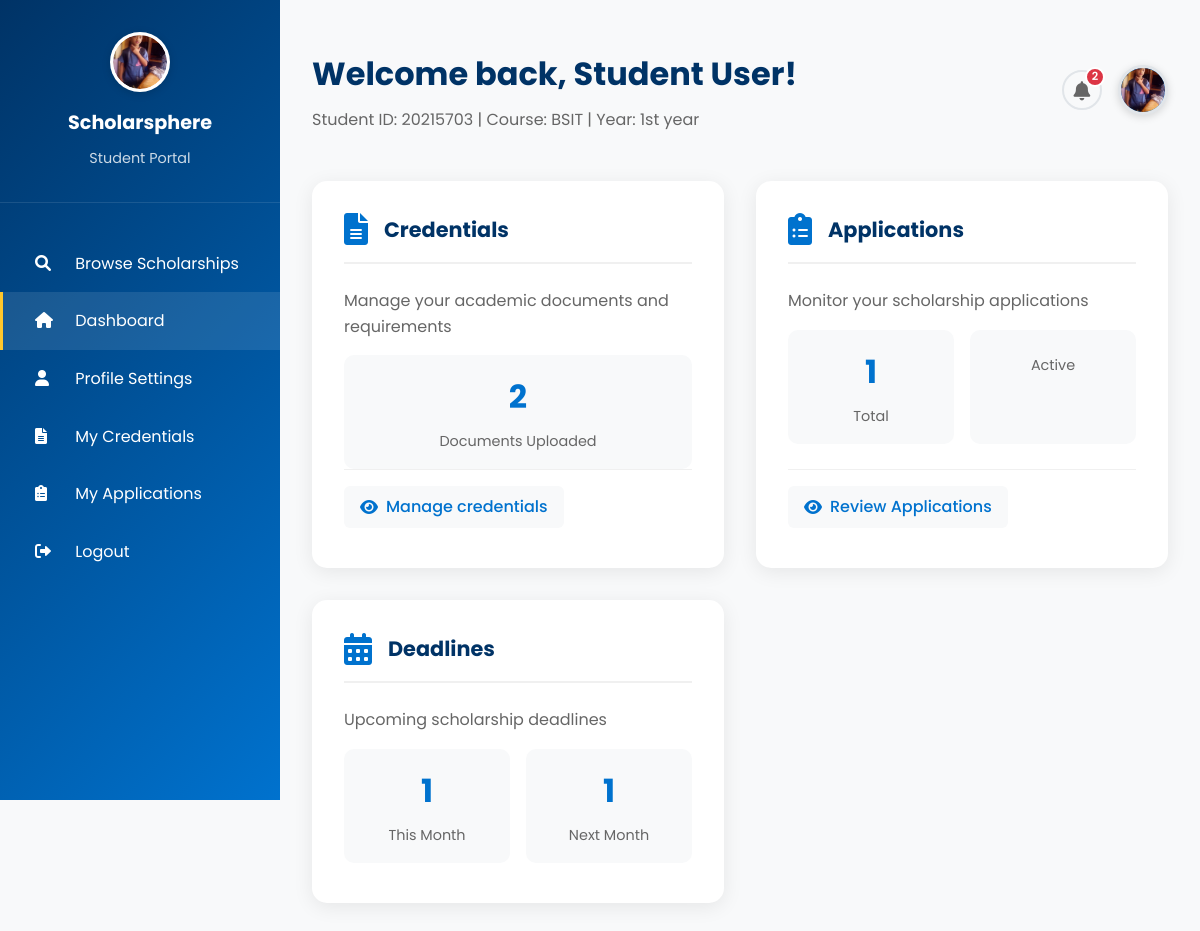
The page /students/dashboard (signed in) on the database its author committed.
### app.py (models this page shows, shortened)
class User(UserMixin, db.Model):
    __tablename__ = 'users'
    id = db.Column(db.Integer, primary_key=True)
    first_name = db.Column(db.String(100), nullable=False)
    last_name = db.Column(db.String(100), nullable=False)
    email = db.Column(db.String(255), nullable=False, unique=True)
    student_id = db.Column(db.String(8), unique=True)
    birthday = db.Column(db.Date)
    password_hash = db.Column(db.String(255), nullable=False)
    role = db.Column(db.Enum('student', 'provider', 'admin'), nullable=False, default='student')
    profile_picture = db.Column(db.String(255), nullable=True)
    year_level = db.Column(db.String(20), nullable=True)  # 1st year, 2nd year, 3rd year, 4th year
    course = db.Column(db.String(50), nullable=True)  # BSIT, BSCS, BSCE, etc.
    organization = db.Column(db.String(255), nullable=True)  # For providers
    created_at = db.Column(db.DateTime, nullable=False, default=datetime.utcnow)
    updated_at = db.Column(db.DateTime, onupdate=datetime.utcnow)
    is_active = db.Column(db.Boolean, nullable=False, default=True)
    def get_full_name(self):
        return f"{self.first_name} {self.last_name}"

### students/routes.py (the view)
@students_bp.route('/dashboard')
@login_required
def dashboard():
    if current_user.role != 'student':
        flash('Access denied. Student access required.', 'error')
        return redirect(url_for('index'))
    from flask import current_app
    db = current_app.extensions['sqlalchemy']
    total_credentials = db.session.execute(
        text("SELECT COUNT(*) FROM credentials WHERE user_id = :user_id AND is_active = 1"),
        {"user_id": current_user.id}
    ).scalar()
    total_applications = db.session.execute(
        text("SELECT COUNT(*) FROM scholarship_applications WHERE user_id = :user_id AND is_active = 1"),
        {"user_id": current_user.id}
    ).scalar()
    approved_applications = db.session.execute(
        text("SELECT COUNT(*) FROM scholarship_applications WHERE user_id = :user_id AND status = 'approved' AND is_active = 1"),
        {"user_id": current_user.id}
    ).scalar()
    from datetime import date
    today = date.today()
    first_of_month = today.replace(day=1)
    if first_of_month.month == 12:
        first_next_month = first_of_month.replace(year=first_of_month.year + 1, month=1)
    else:
        first_next_month = first_of_month.replace(month=first_of_month.month + 1)
    if first_next_month.month == 12:
        first_after_next = first_next_month.replace(year=first_next_month.year + 1, month=1)
    else:
        first_after_next = first_next_month.replace(month=first_next_month.month + 1)
    this_month_deadlines = db.session.execute(
        text("""
            SELECT COUNT(*) FROM scholarships
            WHERE status IN ('active','approved') AND is_active = 1
              AND deadline IS NOT NULL
              AND DATE(deadline) >= :start AND DATE(deadline) < :end
        """),
        {"start": first_of_month.isoformat(), "end": first_next_month.isoformat()}
    ).scalar() or 0
    next_month_deadlines = db.session.execute(
        text("""
            SELECT COUNT(*) FROM scholarships
            WHERE status IN ('active','approved') AND is_active = 1
              AND deadline IS NOT NULL
              AND DATE(deadline) >= :start AND DATE(deadline) < :end
        """),
        {"start": first_next_month.isoformat(), "end": first_after_next.isoformat()}
    ).scalar() or 0
    dashboard_data = {
        'user': current_user,
        'credentials': {
            'total': total_credentials
        },
        'applications': {
            'total': total_applications,
            'approved': approved_applications
        },
        'deadlines': {
            'this_month': this_month_deadlines,
            'next_month': next_month_deadlines
        }
    }
    return render_template('students/dashboard.html', data=dashboard_data)

### app.py (called while the page is built)
@login_manager.user_loader
def load_user(user_id):
    return db.session.get(User, int(user_id))

### templates/students/dashboard.html (shortened to what this page needs)
{% extends "base.html" %}
{% block content %}
<div class="dashboard-container">
    <div class="sidebar">
        <div class="sidebar-header">
            <div class="sidebar-logo">
                {% if data.user.profile_picture %}
                    <img src="{{ url_for('static', filename='uploads/profile_pictures/' + data.user.profile_picture) }}" alt="Profile Picture">
                {% else %}
                    <img src="{{ url_for('static', filename='images/uc-logo.png') }}" alt="UC Logo">
                {% endif %}
            </div>
            <div class="sidebar-brand">Scholarsphere</div>
            <div class="sidebar-subtitle">Student Portal</div>
        </div>
        <nav class="sidebar-nav">
            <div class="nav-item" onclick="window.location.href='{{ url_for('students.scholarships') }}'">
                <i class="fas fa-search"></i> Browse Scholarships
            </div>
            <div class="nav-item active">
                <i class="fas fa-home"></i> Dashboard
            </div>
            <div class="nav-item" onclick="window.location.href='{{ url_for('students.profile') }}'">
                <i class="fas fa-user"></i> Profile Settings
            </div>
            <div class="nav-item" onclick="window.location.href='{{ url_for('students.credentials') }}'">
                <i class="fas fa-file-alt"></i> My Credentials
            </div>
            <div class="nav-item" onclick="window.location.href='{{ url_for('students.applications') }}'">
                <i class="fas fa-clipboard-list"></i> My Applications
            </div>
            <div class="nav-item" onclick="window.location.href='{{ url_for('logout') }}'">
                <i class="fas fa-sign-out-alt"></i> Logout
            </div>
        </nav>
    </div>
    <div class="main-content">
        <div class="top-bar">
            <div class="welcome-text">
                <h1>Welcome back, {{ data.user.get_full_name() }}!</h1>
                <p>Student ID: {{ data.user.student_id }} | Course: {{ data.user.course or 'Not specified' }} | Year: {{ data.user.year_level or 'Not specified' }}</p>
            </div>
            <div class="user-menu">
                <div class="notification-bell" onclick="toggleNotifications()">
                    <i class="fas fa-bell"></i>
                    <div class="notification-badge" id="notificationBadge" style="display:none;">0</div>
                </div>
                <div class="user-avatar" onclick="window.location.href='{{ url_for('students.profile') }}'">
                    {% if data.user.profile_picture %}
                        <img src="{{ url_for('static', filename='uploads/profile_pictures/' + data.user.profile_picture) }}" alt="Profile Picture" style="width: 100%; height: 100%; object-fit: cover; border-radius: 50%;">
                    {% else %}
                        {{ data.user.first_name[0] }}{{ data.user.last_name[0] }}
                    {% endif %}
                </div>
            </div>
        </div>
        <div class="dashboard-grid">
            <div class="dashboard-card">
                <div class="card-header">
                    <i class="fas fa-file-alt"></i>
                    <h3>Credentials</h3>
                </div>
                <div class="card-content">
                    <p>Manage your academic documents and requirements</p>
                    <div class="stats-grid">
                        <div class="stat-item">
                            <span class="stat-number">{{ data.credentials.total }}</span>
                            <div class="stat-label">Documents Uploaded</div>
                        </div>
                    </div>
                    <div class="card-footer">
                        <a href="{{ url_for('students.credentials') }}" class="card-action-link">
                            {% if data.credentials.total == 0 %}
                                <i class="fas fa-plus"></i> Upload your first document
                            {% else %}
                                <i class="fas fa-eye"></i> Manage credentials
                            {% endif %}
                        </a>
                    </div>
                </div>
            </div>
            <div class="dashboard-card">
                <div class="card-header">
                    <i class="fas fa-clipboard-list"></i>
                    <h3>Applications</h3>
                </div>
                <div class="card-content">
                    <p>Monitor your scholarship applications</p>
                    <div class="stats-grid">
                        <div class="stat-item">
                            <span class="stat-number">{{ data.applications.total }}</span>
                            <div class="stat-label">Total</div>
                        </div>
                        <div class="stat-item">
                            <div class="stat-label">Active</div>
                        </div>
                    </div>
                    <div class="card-footer">
                        <a href="{{ url_for('students.applications') }}" class="card-action-link">
                            {% if data.applications.total == 0 %}
                                <i class="fas fa-plus"></i> Browse Scholarships
                            {% else %}
                                <i class="fas fa-eye"></i> Review Applications
                            {% endif %}
                        </a>
                    </div>
                </div>
            </div>
            <div class="dashboard-card">
                <div class="card-header">
                    <i class="fas fa-calendar-alt"></i>
                    <h3>Deadlines</h3>
                </div>
                <div class="card-content">
                    <p>Upcoming scholarship deadlines</p>
                    <div class="stats-grid">
                        <div class="stat-item">
                            <span class="stat-number">{{ data.deadlines.this_month }}</span>
                            <div class="stat-label">This Month</div>
                        </div>
                        <div class="stat-item">
                            <span class="stat-number">{{ data.deadlines.next_month }}</span>
                            <div class="stat-label">Next Month</div>
                        </div>
                    </div>
                </div>
            </div>
        </div>
    </div>
</div>
{% endblock %}

### static/css/main.css (style rules this page uses)
* { margin: 0; padding: 0; box-sizing: border-box; }
body { font-family: 'Poppins', sans-serif; line-height: 1.6; color: #333; background-color: #f8f9fa; }
.card-header { display: flex; align-items: center; margin-bottom: 1.5rem; padding-bottom: 1rem; border-bottom: 2px solid #f0f0f0; }
.card-header h3 { color: #003366; font-size: 1.5rem; margin: 0; }

### templates/students/dashboard.html (style rules this page uses)
* { margin: 0; padding: 0; box-sizing: border-box; }
body { font-family: 'Poppins', sans-serif; background: #f8f9fa; color: #333; }
.dashboard-container { display: flex; min-height: 100vh; }
.sidebar { width: 280px; background: linear-gradient(135deg, #003366 0%, #0072ce 100%); color: white; padding: 2rem 0; position: fixed; height: 100vh; overflow-y: auto; }
.sidebar-header { text-align: center; padding: 0 2rem 2rem 2rem; border-bottom: 1px solid rgba(255,255,255,0.1); }
.sidebar-logo { width: 60px; height: 60px; background: white; border-radius: 50%; margin: 0 auto 1rem auto; display: flex; align-items: center; justify-content: center; overflow: hidden; border: 3px solid rgba(255,255,255,0.3); box-shadow: 0 2px 8px rgba(0,0,0,0.15); }
.sidebar-logo img { width: 100%; height: 100%; object-fit: cover; border-radius: 50%; }
.sidebar-brand { font-size: 1.2rem; font-weight: 700; margin-bottom: 0.5rem; }
.sidebar-subtitle { font-size: 0.9rem; opacity: 0.8; }
.sidebar-nav { padding: 2rem 0; }
.nav-item { padding: 1rem 2rem; cursor: pointer; transition: background 0.3s; border-left: 3px solid transparent; }
.nav-item:hover, .nav-item.active { background: rgba(255,255,255,0.1); border-left-color: #ffc72c; }
.nav-item i { margin-right: 1rem; width: 20px; }
.main-content { flex: 1; margin-left: 280px; padding: 2rem; }
.top-bar { display: flex; justify-content: space-between; align-items: center; margin-bottom: 2rem; padding: 1rem 0; }
.welcome-text h1 { font-size: 2rem; color: #003366; margin-bottom: 0.5rem; }
.welcome-text p { color: #666; }
.user-menu { display: flex; align-items: center; gap: 1rem; }
.notification-bell { position: relative; width: 40px; height: 40px; background: #f8f9fa; border: 2px solid #e1e5e9; border-radius: 50%; display: flex; align-items: center; justify-content: center; cursor: pointer; transition: all 0.3s ease; color: #666; font-size: 1.2rem; }
.notification-badge { position: absolute; top: -5px; right: -5px; background: #dc3545; color: white; border-radius: 50%; width: 20px; height: 20px; font-size: 0.7rem; font-weight: 600; display: flex; align-items: center; justify-content: center; border: 2px solid white; }
.user-avatar { width: 50px; height: 50px; border-radius: 50%; background: #0072ce; display: flex; align-items: center; justify-content: center; color: white; font-weight: 600; cursor: pointer; border: 3px solid #e1e5e9; box-shadow: 0 2px 8px rgba(0,0,0,0.15); transition: all 0.3s ease; }
.user-avatar img { width: 100%; height: 100%; object-fit: cover; border-radius: 50%; }
.dashboard-grid { display: grid; grid-template-columns: repeat(auto-fit, minmax(300px, 1fr)); gap: 2rem; margin-bottom: 2rem; }
.dashboard-card { background: white; border-radius: 15px; padding: 2rem 2rem 1.5rem 2rem; box-shadow: 0 4px 20px rgba(0,0,0,0.08); transition: transform 0.3s; display: flex; flex-direction: column; height: 100%; min-height: 280px; }
.card-content { flex: 1; display: flex; flex-direction: column; margin-bottom: 1rem; }
.card-footer { padding-top: 1rem; border-top: 1px solid #f0f0f0; margin-top: auto; }
.card-action-link { display: inline-flex; align-items: center; gap: 0.5rem; color: #0072ce; text-decoration: none; font-weight: 500; padding: 0.5rem 1rem; border-radius: 6px; transition: all 0.3s; background: #f8f9fa; }
.card-header { display: flex; align-items: center; margin-bottom: 1.5rem; }
.card-header i { font-size: 2rem; color: #0072ce; margin-right: 1rem; }
.card-header h3 { font-size: 1.3rem; color: #003366; }
.card-content { color: #666; line-height: 1.6; }
.stats-grid { display: grid; grid-template-columns: repeat(auto-fit, minmax(80px, 1fr)); gap: 1rem; margin-top: 1rem; }
.stat-item { text-align: center; padding: 1rem; background: #f8f9fa; border-radius: 10px; }
.stat-number { font-size: 2rem; font-weight: 700; color: #0072ce; display: block; }
.stat-label { font-size: 0.9rem; color: #666; margin-top: 0.5rem; }

### rows shown on the page
User: profile_picture (picture), user.get_full_name "Student User", user.student_id "20215703", user "BSIT", user "1st year"

### other values the page prints
{{ data.credentials.total }} "2"
{{ data.applications.total }} "1"
{{ data.deadlines.this_month }} "1"
{{ data.deadlines.next_month }} "1"
